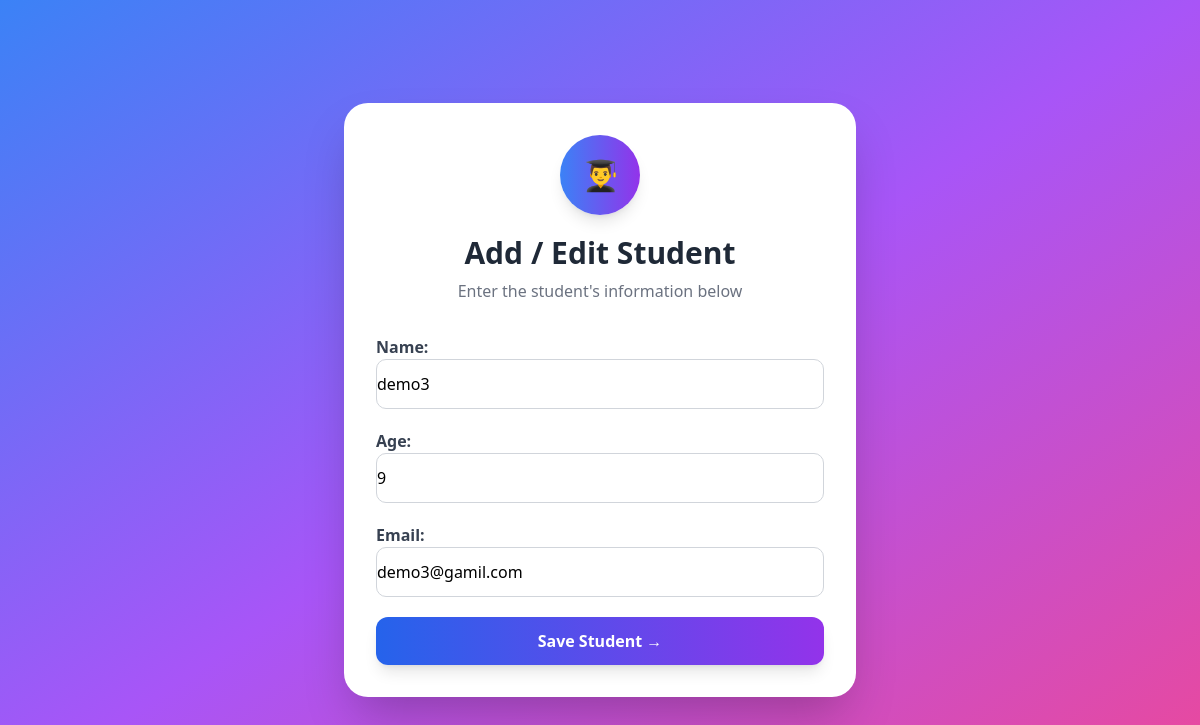
/edit/13, run on the app's committed database.
### form/models.py (models this page shows)
class Student(models.Model):
    name = models.CharField(max_length=100)
    age = models.IntegerField()
    email = models.EmailField(unique=True)

### form/views.py (the view)
# urls.py: path('edit/<int:pk>', views.student_edit, name='student_edit'),
def student_edit(request,pk):
    students = get_object_or_404(Student,pk=pk)
    if request.method =='POST':
        form = StudentForm(request.POST,instance=students)
        if form.is_valid():
            form.save()
            return redirect('student_list')
    else:
        form = StudentForm(instance=students)
    return render(request, 'student_form.html',{'form':form})

### form/forms.py
class StudentForm(forms.ModelForm):
    class Meta:
        model = Student
        fields = ['name','age','email']

### form/templates/student_form.html (shortened to what this page needs)
<!DOCTYPE html>
<html lang="en">
<head>
    <script src="https://cdn.tailwindcss.com"></script>
</head>
<body class="min-h-screen
             bg-gradient-to-br from-blue-500 via-purple-500 to-pink-500
             flex items-center justify-center
             p-6">
    <div class="w-full max-w-lg">
        <div class="bg-white rounded-3xl shadow-2xl p-8
                    hover:-translate-y-1
                    transition-all duration-300">
            <div class="flex justify-center mb-5">
                <div class="w-20 h-20 rounded-full
                            bg-gradient-to-r from-blue-500 to-purple-600
                            flex items-center justify-center
                            text-white text-3xl shadow-lg">
                    👨‍🎓
                </div>
            </div>
            <h2 class="text-3xl font-bold text-gray-800 text-center">
                Add / Edit Student
            </h2>
            <p class="text-gray-500 text-center mt-2 mb-8">
                Enter the student's information below
            </p>
            <form method="post" class="space-y-5">
                {{ form.as_p }}
                <button
                    type="submit"
                    class="w-full
                           bg-gradient-to-r from-blue-600 to-purple-600
                           text-white
                           font-semibold
                           py-3
                           rounded-xl
                           shadow-lg
                           hover:from-blue-700
                           hover:to-purple-700
                           hover:shadow-xl
                           hover:scale-[1.02]
                           active:scale-95
                           transition-all duration-200"
                >
                    Save Student →
                </button>
            </form>
        </div>
    </div>
</body>
</html>

### form/templates/student_form.html (style rules this page uses)
input, select, textarea { width: 100%; height: 50px; padding: 12px 14px; margin-top: 6px; border: 1px solid #d1d5db; border-radius: 10px; outline: none; transition: 0.2s; }
label { font-weight: 600; color: #374151; }

### data on the page
Student: name "demo3", age "9", email "demo3@gamil.com"
